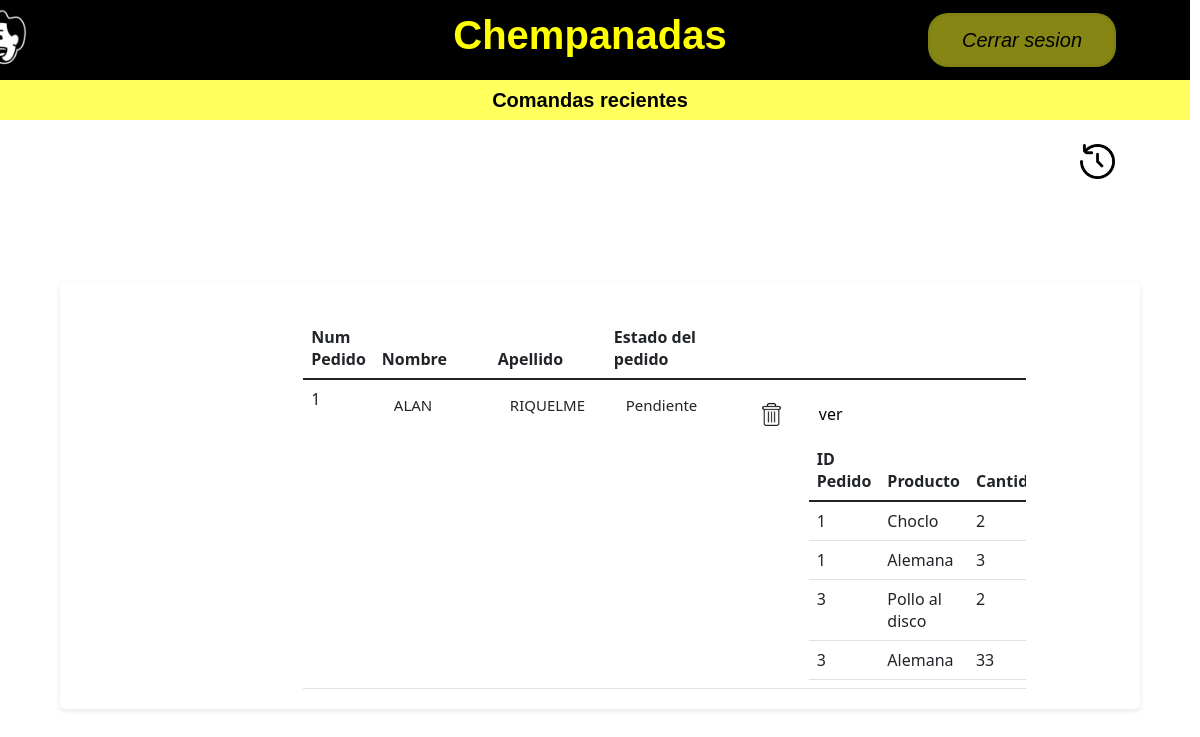
The app's page /vistas/comanda_reciente/index.php with its own data.
### tables this page shows
CREATE TABLE `pedidos` (
  `id_pedido` int(11) NOT NULL,
  `id_cliente` int(11) NOT NULL,
  `id_tipo_de_pedido` int(11) NOT NULL,
  `fecha` date NOT NULL,
  `id_estado_pedido` int(11) NOT NULL,
  `id_metodo_pago` int(11) NOT NULL
);

CREATE TABLE `personas` (
  `id_persona` int(11) NOT NULL,
  `nombre_per` varchar(50) NOT NULL,
  `apellido` varchar(50) NOT NULL,
  `fecha_nac` date NOT NULL
);

CREATE TABLE `estado_pedidos` (
  `id_estado_pedido` int(11) NOT NULL,
  `descripcion_est` varchar(50) NOT NULL
);

CREATE TABLE `detalle_pedidos` (
  `id_detalle_pedidos` int(11) NOT NULL,
  `id_pedido` int(11) NOT NULL,
  `id_producto` int(11) NOT NULL,
  `cantidad` int(11) NOT NULL,
  `precio` int(11) NOT NULL
);

CREATE TABLE `productos` (
  `id_producto` int(11) NOT NULL,
  `nombre_pro` varchar(20) NOT NULL,
  `precio` float NOT NULL,
  `descripcion` varchar(150) NOT NULL,
  `img` varchar(30) NOT NULL
);

### vistas/comanda_reciente/index.php (the view, shortened to what this page needs)
<?php
require('conexion/conexion.php');
?>
<html>
<head>
    <link href="css/bootstrap/bootstrap.min.css" rel="stylesheet">
    <link rel="stylesheet" href="css_chempa/estilo.css">
</head>
<div class="tit-base">
    <div class="div-logo">
        <a href="../../index.php"><input type="submit" value="Cerrar sesion" class="CerrarS"
                style="position: fixed;"></a>
        <img src="img/logo.png" width="100px" style="margin-top: -5px; margin-left: 45%;">
    </div>
    Chempanadas
</div>
<div class="opciones">
    <div>Comandas recientes</div>
</div>
<br>
<br><br>
<body>
    <div>
        <a href="./historial/historial.php" class="textoOpciones">
            <img src="img/time-past.png" alt="" style="width: 35px;
            margin-left: 90%; margin-top:-4%;">
        </a>
    </div>
    <div class="container">
        <div class="row gutters">
            <div class="col-xl-12 col-lg-12 col-md-12 col-sm-12 col-12" style="margin-left: 50%;">
                    <div class="card-body p-0">
                            <div class="row">
                            </div>
                        </div>
                        <div class="invoice-body">
                                <div class="col-lg-12 col-md-12 col-sm-12" style="margin-left:-150px">
                                    <div class="table-responsive" >
                                        <table class="table custom-table m-0">
                                            <thead>
                                                <tr>
                                                    <th>Num Pedido</th>
                                                    <th>Nombre</th>
                                                    <th>Apellido</th>
                                                    <th>Estado del pedido</th>
                                                    <th></th>
                                                    <th></th>
                                                </tr>
                                            </thead>
                                            <tbody>
                                                <?php
                                                $buscardor = mysqli_query($mysqli, "SELECT *,
                                            pedidos.id_pedido,
                                            personas.id_persona,
                                            personas.nombre_per,
                                            personas.apellido,
                                            estado_pedidos.descripcion_est
                                        FROM
                                            pedidos
                                        LEFT JOIN
                                            clientes ON pedidos.id_cliente = clientes.id_clientes
                                        LEFT JOIN
                                            personas ON clientes.id_persona = personas.id_persona
                                        LEFT JOIN
                                            estado_pedidos ON estado_pedidos.id_estado_pedido = pedidos.id_estado_pedido
                                        WHERE
                                            estado_pedidos.descripcion_est = 'pendiente';");
                                                while ($resultado = mysqli_fetch_assoc($buscardor)) {
                                                    ?>
                                                    <tr>
                                                        <td>
                                                            <?php echo $resultado['id_pedido']; ?>
                                                        </td>
                                                        <td>
                                                            <form action='Actualizar/ActualizarNombreProv.php'
                                                                method='post'>
                                                                <h3><input
                                                                        style='font-size:15px;border-color:white;border-style:none;text-transform: uppercase;width:100px;'
                                                                        type='text' name='nvnombre' class='form-control'
                                                                        value='<?php echo $resultado['nombre_per']; ?>' />
                                                                </h3>
                                                            </form>
                                                        </td>
                                                        <td>
                                                            <form action='Actualizar/ActualizarNombreProv.php'
                                                                method='post'>
                                                                <h3><input
                                                                        style='font-size:15px;border-color:white;border-style:none;text-transform: uppercase;width:100px;'
                                                                        type='text' name='nvnombre' class='form-control'
                                                                        value='<?php echo $resultado['apellido']; ?>' />
                                                                </h3>
                                                            </form>
                                                        </td>
                                                        <td>
                                                            <h3><input
                                                                    style='font-size:15px;border-color:white;border-style:none;width:120px;'
                                                                    class='form-control'
                                                                    value='<?php echo $resultado['descripcion_est']; ?>' />
                                                            </h3>
                                                        </td>
                                                        <td>
                                                            <form action='actualizar/actualizar.php' method='POST'>
                                                                <button
                                                                    style='margin-top:10px;background-color:white;cursor:pointer;padding-right:10px;padding-left:10px;padding-top:5px;padding-bottom:5px;margin-bottom:10px;border:white;'
                                                                    type='submit' name='actualizar'
                                                                    value='<?php echo $resultado['id_pedido']; ?>'
                                                                    onclick='return confirmacion()'>
                                                                    <img src='img/delete.png' style='width:23px;' />
                                                                </button>
                                                            </form>
                                                        </td>
                                                        <td>
                                                            <button
                                                                style='margin-top:10px;background-color:white;cursor:pointer;padding-right:10px;padding-left:10px;padding-top:5px;padding-bottom:5px;margin-bottom:10px;border:white;'
                                                                name=''
                                                                onclick="vercontenido(<?php echo $resultado['id_cliente']; ?>)">
                                                                ver
                                                            </button>
                                                            <div id="contenido<?php echo $resultado['id_cliente']; ?>"
                                                                style="margin-right: 50%;">
                                                                <?php
                                                                $cod_persona = $resultado['id_cliente'];
                                                                $query_pedidos_persona = "SELECT detalle_pedidos.id_pedido, productos.nombre_pro, detalle_pedidos.cantidad
                                                            FROM detalle_pedidos
                                                            LEFT JOIN pedidos ON pedidos.id_pedido = detalle_pedidos.id_pedido
                                                            LEFT JOIN productos ON productos.id_producto = detalle_pedidos.id_producto
                                                            WHERE pedidos.id_cliente = $cod_persona";
                                                                $result_pedidos_persona = mysqli_query($mysqli, $query_pedidos_persona);
                                                                ?>
                                                                <table class='table custom-table m-0'>
                                                                    <thead>
                                                                        <tr>
                                                                            <th>ID Pedido</th>
                                                                            <th>Producto</th>
                                                                            <th>Cantidad</th>
                                                                        </tr>
                                                                    </thead>
                                                                    <tbody>
                                                                        <?php
                                                                        while ($pedido_producto = mysqli_fetch_assoc($result_pedidos_persona)) {
                                                                            echo "<tr>";
                                                                            echo "<td>" . $pedido_producto['id_pedido'] . "</td>";
                                                                            echo "<td>" . $pedido_producto['nombre_pro'] . "</td>";
                                                                            echo "<td>" . $pedido_producto['cantidad'] . "</td>";
                                                                            echo "</tr>";
                                                                        }
                                                                        ?>
                                                                    </tbody>
                                                                </table>
                                                            </div>
                                                        </td>
                                                    </tr>
                                                    <?php
                                                }
                                                ?>
                                            </tbody>
                                        </table>
                                    </div>
                                </div>
                            </div>
                    </div>
                </div>
        </div>
</body>
</html>

### vistas/comanda_reciente/css_chempa/estilo.css (style rules this page uses)
.tit-base { display: flex; justify-content: center; align-items: center; text-align: center; background-color: rgb(0, 0, 0); margin-top: -10px; padding-left: 9px; padding-right: 9px; margin-left: -10px; width: 100%; height:90px; font-weight: bolder; font-size: 40px; font-family:'Franklin Gothic Medium', 'Arial Narrow', Arial, sans-serif; color: yellow; }
.div-logo { width: 100px; height: 90px; align-items: center; justify-content: center; position: absolute; margin-left: -1264px; }
.opciones { background-color: rgba(255, 255, 47, 0.775); height:40px; padding-left: 9px; padding-right: 9px; margin-left: -10px; width: 100%; justify-content: space-evenly; color: rgb(0, 0, 0); display: flex; align-items: center; font-weight: bolder; font-size: 20px; font-family: 'Franklin Gothic Medium', 'Arial Narrow', Arial, sans-serif; }
.textoOpciones { text-decoration: none; color: rgb(255, 255, 255); transition: all 1000ms; }
.CerrarS { background-color:rgba(255, 255, 40, 0.527); border-radius: 20px; border:3px solid #00000007; cursor:pointer; font-family:Arial; font-size:20px; font-style: italic; padding:9px 31px; margin-left: 85%; margin-top:23px; position:fixed; box-shadow: 2px #000000; transition: all 300ms; }
.container { width: 90%; margin: 90px auto; padding: 20px; background-color: #fff; border-radius: 5px; box-shadow: 0 2px 5px rgba(0, 0, 0, 0.1); display: flex; flex-wrap: wrap; justify-content: space-between; }

### records on screen
pedidos: id_pedido "1", nvnombre "Alan", nvnombre "riquelme", id_estado_pedido.descripcion_est "Pendiente"
detalle_pedidos: id_pedido "1", id_producto.nombre_pro "Choclo", cantidad "2"
detalle_pedidos: id_pedido "1", id_producto.nombre_pro "Alemana", cantidad "3"
detalle_pedidos: id_pedido "3", id_producto.nombre_pro "Pollo al disco", cantidad "2"
detalle_pedidos: id_pedido "3", id_producto.nombre_pro "Alemana", cantidad "33"
